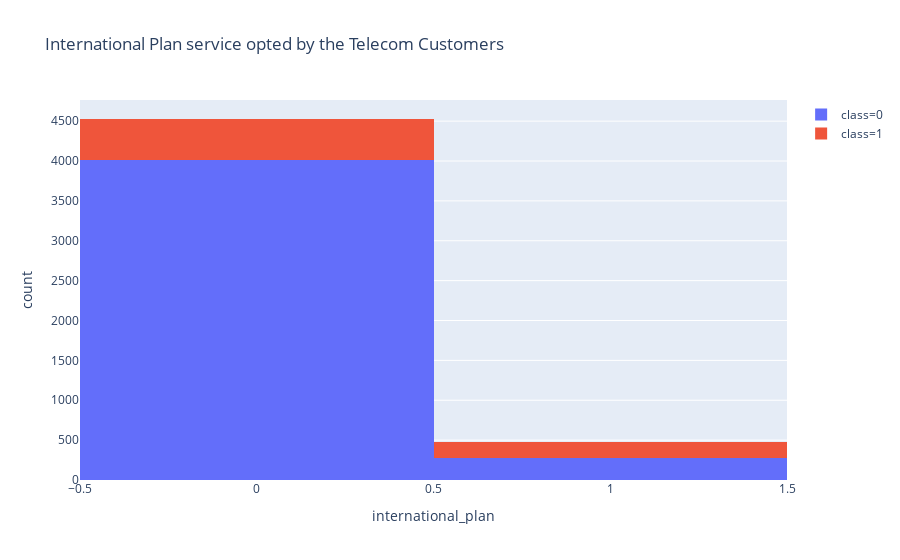

Here is the notebook cell this chart was saved with:
### Code cell
fig = px.histogram(telecom_df, x = "international_plan",
                  color = "class",
                  title = "International Plan service opted by the Telecom Customers")
fig.show()

### Figure 1 — Plotly figure (JSON) as saved in the notebook; plotly's stock layout.template omitted (floating-point values rounded to 4 significant figures; data arrays with more than 128 entries replaced by an {"elided": "..."} marker saying what was removed)
{"data": [{"hovertemplate": "class=0<br>international_plan=%{x}<br>count=%{y}", "showlegend": true, "legendgroup": "class=0", "name": "class=0", "yaxis": "y", "marker": {"color": "#636efa"}, "hoverlabel": {"namelength": 0}, "offsetgroup": "class=0", "xaxis": "x", "bingroup": "x", "x": {"elided": "4293 int values"}, "alignmentgroup": "True", "type": "histogram", "orientation": "v"}, {"hovertemplate": "class=1<br>international_plan=%{x}<br>count=%{y}", "showlegend": true, "legendgroup": "class=1", "name": "class=1", "yaxis": "y", "marker": {"color": "#EF553B"}, "hoverlabel": {"namelength": 0}, "offsetgroup": "class=1", "xaxis": "x", "bingroup": "x", "x": {"elided": "707 int values"}, "alignmentgroup": "True", "type": "histogram", "orientation": "v"}], "layout": {"yaxis": {"domain": [0, 1], "anchor": "x", "title": {"text": "count"}}, "title": {"text": "International Plan service opted by the Telecom Customers"}, "barmode": "relative", "xaxis": {"domain": [0, 1], "anchor": "y", "title": {"text": "international_plan"}}, "legend": {"tracegroupgap": 0}}}
